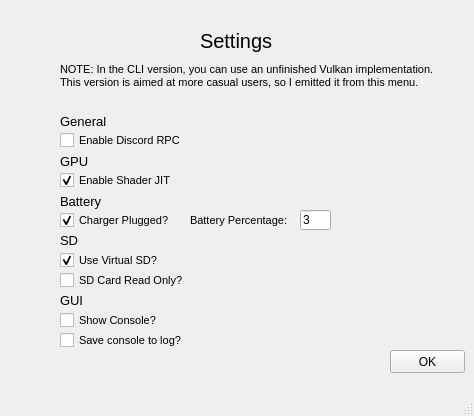
<?xml version="1.0" encoding="UTF-8"?>
<ui version="4.0">
 <class>settingsMenu</class>
 <widget class="QMainWindow" name="settingsMenu">
  <property name="geometry">
   <rect>
    <x>0</x>
    <y>0</y>
    <width>474</width>
    <height>416</height>
   </rect>
  </property>
  <property name="windowTitle">
   <string>Panda3DS GUI - Settings</string>
  </property>
  <widget class="QWidget" name="centralwidget">
   <widget class="QLabel" name="titleLabel">
    <property name="geometry">
     <rect>
      <x>200</x>
      <y>20</y>
      <width>91</width>
      <height>41</height>
     </rect>
    </property>
    <property name="font">
     <font>
      <pointsize>15</pointsize>
     </font>
    </property>
    <property name="text">
     <string>Settings</string>
    </property>
   </widget>
   <widget class="QLabel" name="GeneralSettingsLabel">
    <property name="geometry">
     <rect>
      <x>60</x>
      <y>111</y>
      <width>91</width>
      <height>20</height>
     </rect>
    </property>
    <property name="font">
     <font>
      <pointsize>10</pointsize>
     </font>
    </property>
    <property name="text">
     <string>General</string>
    </property>
   </widget>
   <widget class="QCheckBox" name="discordRpcCheckBox">
    <property name="geometry">
     <rect>
      <x>60</x>
      <y>130</y>
      <width>141</width>
      <height>21</height>
     </rect>
    </property>
    <property name="font">
     <font>
      <pointsize>8</pointsize>
     </font>
    </property>
    <property name="text">
     <string>Enable Discord RPC</string>
    </property>
   </widget>
   <widget class="QLabel" name="GPUSettingsLabel">
    <property name="geometry">
     <rect>
      <x>60</x>
      <y>151</y>
      <width>91</width>
      <height>20</height>
     </rect>
    </property>
    <property name="font">
     <font>
      <pointsize>10</pointsize>
     </font>
    </property>
    <property name="text">
     <string>GPU</string>
    </property>
   </widget>
   <widget class="QCheckBox" name="shaderJitCheckBox">
    <property name="geometry">
     <rect>
      <x>60</x>
      <y>170</y>
      <width>131</width>
      <height>21</height>
     </rect>
    </property>
    <property name="font">
     <font>
      <pointsize>8</pointsize>
     </font>
    </property>
    <property name="text">
     <string>Enable Shader JIT</string>
    </property>
    <property name="checked">
     <bool>true</bool>
    </property>
   </widget>
   <widget class="QLabel" name="rendererOptionLabel">
    <property name="geometry">
     <rect>
      <x>60</x>
      <y>60</y>
      <width>381</width>
      <height>31</height>
     </rect>
    </property>
    <property name="font">
     <font>
      <pointsize>8</pointsize>
     </font>
    </property>
    <property name="text">
     <string>NOTE: In the CLI version, you can use an unfinished Vulkan implementation.
This version is aimed at more casual users, so I emitted it from this menu.</string>
    </property>
   </widget>
   <widget class="QLabel" name="batterySettingsLabel">
    <property name="geometry">
     <rect>
      <x>60</x>
      <y>191</y>
      <width>91</width>
      <height>20</height>
     </rect>
    </property>
    <property name="font">
     <font>
      <pointsize>10</pointsize>
     </font>
    </property>
    <property name="text">
     <string>Battery</string>
    </property>
   </widget>
   <widget class="QCheckBox" name="chargerPluggedCheckBox">
    <property name="geometry">
     <rect>
      <x>60</x>
      <y>210</y>
      <width>131</width>
      <height>21</height>
     </rect>
    </property>
    <property name="font">
     <font>
      <pointsize>8</pointsize>
     </font>
    </property>
    <property name="text">
     <string>Charger Plugged?</string>
    </property>
    <property name="checked">
     <bool>true</bool>
    </property>
   </widget>
   <widget class="QLabel" name="batteryPercentageLabel">
    <property name="geometry">
     <rect>
      <x>190</x>
      <y>210</y>
      <width>111</width>
      <height>21</height>
     </rect>
    </property>
    <property name="font">
     <font>
      <pointsize>8</pointsize>
     </font>
    </property>
    <property name="text">
     <string>Battery Percentage:</string>
    </property>
   </widget>
   <widget class="QLineEdit" name="percentageLineEdit">
    <property name="geometry">
     <rect>
      <x>300</x>
      <y>210</y>
      <width>31</width>
      <height>20</height>
     </rect>
    </property>
    <property name="text">
     <string>3</string>
    </property>
   </widget>
   <widget class="QLabel" name="SDSettingsLabel">
    <property name="geometry">
     <rect>
      <x>60</x>
      <y>230</y>
      <width>91</width>
      <height>20</height>
     </rect>
    </property>
    <property name="font">
     <font>
      <pointsize>10</pointsize>
     </font>
    </property>
    <property name="text">
     <string>SD</string>
    </property>
   </widget>
   <widget class="QCheckBox" name="virtualSDCheckBox">
    <property name="geometry">
     <rect>
      <x>60</x>
      <y>250</y>
      <width>131</width>
      <height>21</height>
     </rect>
    </property>
    <property name="font">
     <font>
      <pointsize>8</pointsize>
     </font>
    </property>
    <property name="text">
     <string>Use Virtual SD?</string>
    </property>
    <property name="checked">
     <bool>true</bool>
    </property>
   </widget>
   <widget class="QCheckBox" name="readOnlySdCheckBox">
    <property name="geometry">
     <rect>
      <x>60</x>
      <y>270</y>
      <width>141</width>
      <height>21</height>
     </rect>
    </property>
    <property name="font">
     <font>
      <pointsize>8</pointsize>
     </font>
    </property>
    <property name="text">
     <string>SD Card Read Only?</string>
    </property>
    <property name="checked">
     <bool>false</bool>
    </property>
   </widget>
   <widget class="QPushButton" name="OKButton">
    <property name="geometry">
     <rect>
      <x>390</x>
      <y>350</y>
      <width>75</width>
      <height>23</height>
     </rect>
    </property>
    <property name="text">
     <string>OK</string>
    </property>
   </widget>
   <widget class="QLabel" name="SDSettingsLabel_2">
    <property name="geometry">
     <rect>
      <x>60</x>
      <y>290</y>
      <width>91</width>
      <height>20</height>
     </rect>
    </property>
    <property name="font">
     <font>
      <pointsize>10</pointsize>
     </font>
    </property>
    <property name="text">
     <string>GUI</string>
    </property>
   </widget>
   <widget class="QCheckBox" name="consoleCheckBox">
    <property name="geometry">
     <rect>
      <x>60</x>
      <y>310</y>
      <width>131</width>
      <height>21</height>
     </rect>
    </property>
    <property name="font">
     <font>
      <pointsize>8</pointsize>
     </font>
    </property>
    <property name="text">
     <string>Show Console?</string>
    </property>
    <property name="checked">
     <bool>false</bool>
    </property>
   </widget>
   <widget class="QCheckBox" name="logCheckBox">
    <property name="geometry">
     <rect>
      <x>60</x>
      <y>330</y>
      <width>131</width>
      <height>21</height>
     </rect>
    </property>
    <property name="font">
     <font>
      <pointsize>8</pointsize>
     </font>
    </property>
    <property name="text">
     <string>Save console to log?</string>
    </property>
    <property name="checked">
     <bool>false</bool>
    </property>
   </widget>
  </widget>
  <widget class="QStatusBar" name="statusbar"/>
  <widget class="QMenuBar" name="menubar">
   <property name="geometry">
    <rect>
     <x>0</x>
     <y>0</y>
     <width>474</width>
     <height>21</height>
    </rect>
   </property>
  </widget>
 </widget>
 <resources/>
 <connections/>
</ui>
